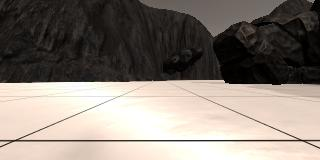
#> input picture robot_software_engineer_term_1/project_1_search_and_sample_return/examples/grid_image.jpg, 320 x 160 px, found by its file name
$ jupyter execute --allow-errors perspective_transform.ipynb
#> lines starting #> are read from the running program, lines starting #| are printed output that depends on the picture
[cell 1]
import matplotlib.image as mpimg
import matplotlib.pyplot as plt
import numpy as np
import cv2

[cell 2]
#%matplotlib notebook

[cell 3]
image = mpimg.imread('/home/dell/udacity_projects/robot_software_engineer_term_1/project_1_search_and_sample_return/examples/grid_image.jpg')
#> image is the input picture: shape (160, 320, 3); mean R, G, B 135.1, 126.3, 118.3

[cell 4]
plt.imshow(image)
plt.show()

[cell 5]
def perspect_transform(img, src, dst):
    # Get transform matrix using cv2.getPerspectiveTransform()
    M = cv2.getPerspectiveTransform(src, dst)
    # Warp image using cv2.warpPerspective()
    # keep same size as input image
    warped = cv2.warpPerspective(img, M, (img.shape[1], img.shape[0]))
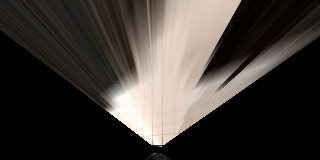
#> warped: shape (160, 320, 3); mean R, G, B 63.6, 58.1, 53.4
    # Return the result
    return warped

[cell 6]
# Define a box in source and destination coordinates
source = np.float32([[15.163, 140.069], [119.037, 95.9101], [202.011, 96.9541], [301.161, 140.041]])
destination = np.float32([[152, 145], [152, 135], [162, 135], [162, 145]])

[cell 7]
warped = perspect_transform(image, source, destination)

#> (a cell that did not finish here is left out)

[cell 9]
# Display the original image and binary
f, (ax1, ax2) = plt.subplots(1, 2, figsize=(24, 6), sharey=True)
f.tight_layout()
ax1.imshow(image)
ax1.set_title('Original Image', fontsize=40)

ax2.imshow(warped, cmap='gray')
ax2.set_title('Result', fontsize=40)

plt.subplots_adjust(left=0.0, right=1.0, top=0.9, bottom=0.0)
plt.show()
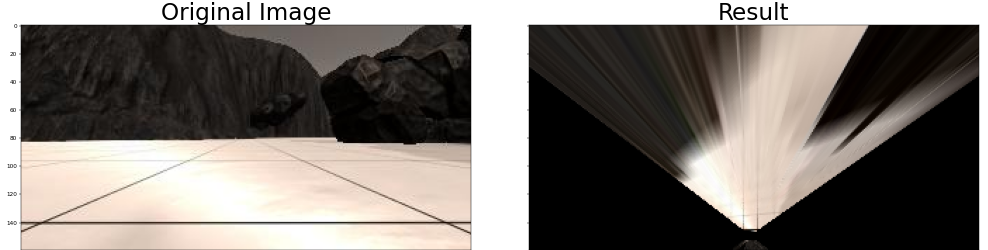
#> figure drawn by matplotlib, 2 panels

$ run again, with robot_software_engineer_term_1/project_1_search_and_sample_return/examples/sample_image.jpg copied over robot_software_engineer_term_1/project_1_search_and_sample_return/examples/grid_image.jpg
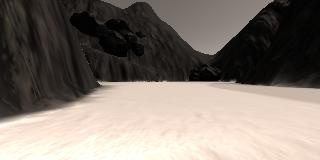
#> input picture robot_software_engineer_term_1/project_1_search_and_sample_return/examples/sample_image.jpg, 320 x 160 px, found by its file name
#> image is the input picture: shape (160, 320, 3); mean R, G, B 128.4, 119, 110.8
#> in perspect_transform, `warped = cv2.warpPerspective(img, M, (img.shape[1], img.shape[0]))`:
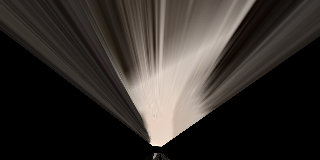
#> warped: shape (160, 320, 3); mean R, G, B 51.6, 46.7, 42.9
#> `plt.show()`:
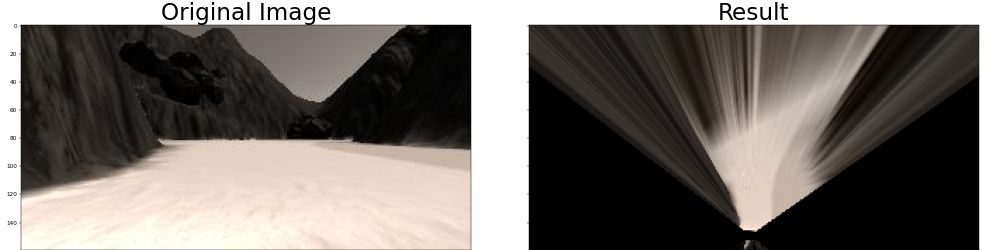
#> figure drawn by matplotlib, 2 panels
